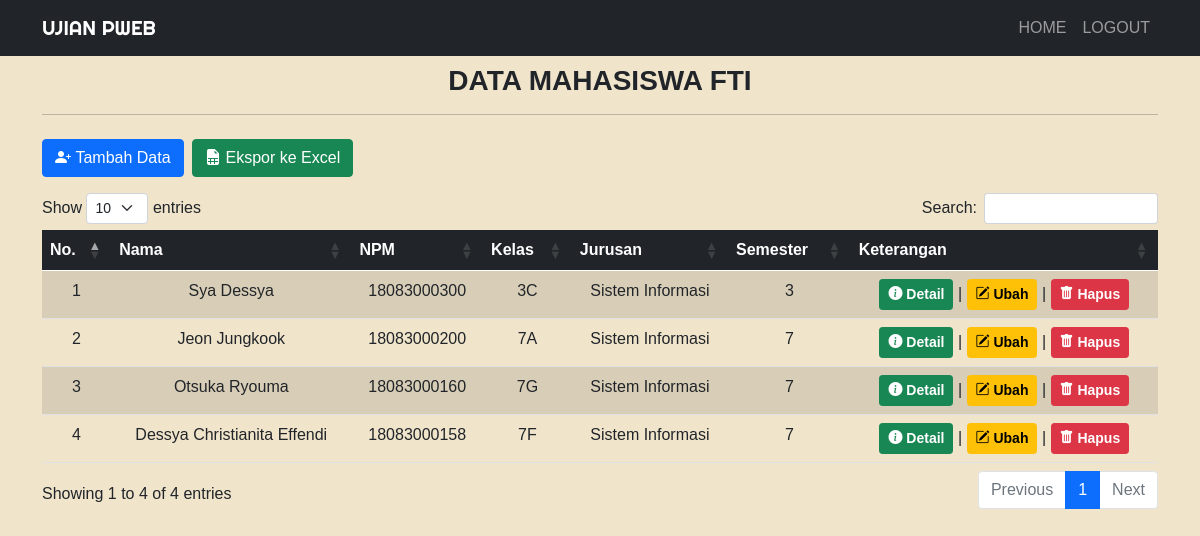
The app's page /index.php (signed in) with its own data.
### tables this page shows
CREATE TABLE `mahasiswa` (
  `id` int(11) NOT NULL,
  `nama` varchar(50) NOT NULL,
  `npm` varchar(20) NOT NULL,
  `kelas` varchar(2) NOT NULL,
  `jurusan` varchar(50) NOT NULL,
  `semester` varchar(2) NOT NULL
);

### function.php (called while the page is built, shortened)
<?php
$koneksi = mysqli_connect("localhost", "root", "", "db_mahasiswa");
function query($query)
{
    global $koneksi;
    $result = mysqli_query($koneksi, $query);
    $rows = [];
    while ($row = mysqli_fetch_assoc($result)) {
        $rows[] = $row;
    }
    return $rows;
}

### index.php (the view, shortened to what this page needs)
<?php
require 'function.php';
$siswa = query("SELECT * FROM mahasiswa ORDER BY npm DESC");
?>
<!DOCTYPE html>
<html lang="en">
<head>
    <link href="https://cdn.jsdelivr.net/npm/bootstrap@5.0.0-beta2/dist/css/bootstrap.min.css" rel="stylesheet">
    <link rel="stylesheet" href="https://cdn.jsdelivr.net/npm/bootstrap-icons@1.4.0/font/bootstrap-icons.css">
    <link rel="stylesheet" href="https://cdn.datatables.net/1.10.23/css/dataTables.bootstrap5.min.css">
    <link rel="stylesheet" href="https://cdn.jsdelivr.net/npm/bootstrap@5.0.0-beta1/dist/css/bootstrap.min.css">
    <link rel="stylesheet" href="css/style.css">
</head>
<body>
    <nav class="navbar navbar-expand-lg navbar-dark bg-dark text-uppercase">
        <div class="container">
            <a class="navbar-brand" href="index.php">UJIAN PWEB</a>
            <div class="collapse navbar-collapse" id="navbarNav">
                <ul class="navbar-nav ms-auto">
                    <li class="nav-item">
                        <a class="nav-link" aria-current="page" href="#">Home</a>
                    </li>
                    <li class="nav-item">
                        <a class="nav-link" href="logout.php">Logout</a>
                    </li>
                </ul>
            </div>
        </div>
    </nav>
    <div class="container">
        <div class="row my-2">
            <div class="col-md">
                <h3 class="text-center fw-bold text-uppercase">Data Mahasiswa FTI</h3>
                <hr>
            </div>
        </div>
        <div class="row my-2">
            <div class="col-md">
                <a href="addData.php" class="btn btn-primary"><i class="bi bi-person-plus-fill"></i>&nbsp;Tambah Data</a>
                <a href="export.php" target="_blank" class="btn btn-success ms-1"><i class="bi bi-file-earmark-spreadsheet-fill"></i>&nbsp;Ekspor ke Excel</a>
            </div>
        </div>
        <div class="row my-3">
            <div class="col-md">
                <table id="data" class="table table-striped table-responsive table-hover text-center" style="width:100%">
                    <thead class="table-dark">
                        <tr>
                            <th>No.</th>
                            <th>Nama</th>
                            <th>NPM</th>
                            <th>Kelas</th>
                            <th>Jurusan</th>
                            <th>Semester</th>
                            <th>Keterangan</th>
                        </tr>
                    </thead>
                    <tbody>
                        <?php $no = 1; ?>
                        <?php foreach ($siswa as $row) : ?>
                            <tr>
                                <td><?= $no++; ?></td>
                                <td><?= $row['nama']; ?></td>
                                <td><?= $row['npm']; ?></td>
                                <td><?= $row['kelas']; ?></td>
                                <td><?= $row['jurusan']; ?></td>
                                <td><?= $row['semester']; ?></td>
                                <td>
                                    <button class="btn btn-success btn-sm text-white detail" data-id="<?= $row['npm']; ?>" style="font-weight: 600;"><i class="bi bi-info-circle-fill"></i>&nbsp;Detail</button> |
                                    <a href="ubah.php?npm=<?= $row['npm']; ?>" class="btn btn-warning btn-sm" style="font-weight: 600;"><i class="bi bi-pencil-square"></i>&nbsp;Ubah</a> |
                                    <a href="hapus.php?npm=<?= $row['npm']; ?>" class="btn btn-danger btn-sm" style="font-weight: 600;" onclick="return confirm('Apakah anda yakin ingin menghapus data <?= $row['nama']; ?> ?');"><i class="bi bi-trash-fill"></i>&nbsp;Hapus</a>
                                </td>
                            </tr>
                        <?php endforeach; ?>
                    </tbody>
                </table>
            </div>
        </div>
    </div>
</body>
</html>

### css/style.css (style rules this page uses)
body { font-family: 'Gill Sans', 'Gill Sans MT', Calibri, 'Trebuchet MS', sans-serif; background-color: #f0e4cb; }
.navbar-brand { font-family: 'Righteous', cursive; }

### records on screen
mahasiswa: nama "Sya Dessya", npm "18083000300", kelas "3C", jurusan "Sistem Informasi", semester "3"
mahasiswa: nama "Jeon Jungkook", npm "18083000200", kelas "7A", jurusan "Sistem Informasi", semester "7"
mahasiswa: nama "Otsuka Ryouma", npm "18083000160", kelas "7G", jurusan "Sistem Informasi", semester "7"
mahasiswa: nama "Dessya Christianita Effendi", npm "18083000158", kelas "7F", jurusan "Sistem Informasi", semester "7"
